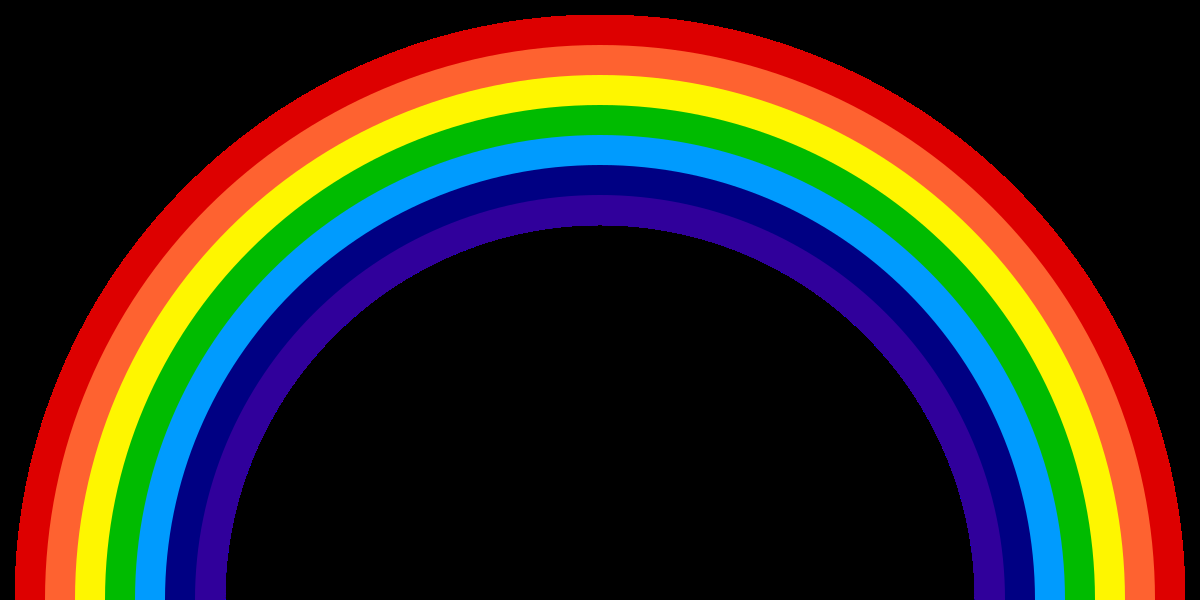
#> input picture rainbow.png, 1200 x 600 px
$ python color-masking-rainbow.py
#> lines starting #> are read from the running program, lines starting #| are printed output that depends on the picture; after the words box and inside, x2 and y2 are one past the last pixel; in counts of white or black regions, pixels touching at a corner belong together
import cv2
import numpy as np

img = cv2.imread('./rainbow.png', cv2.IMREAD_UNCHANGED)
#> img is the input picture: shape (600, 1200, 4); mean B, G, R, A 33.6, 44.2, 54.2, 112.2

# converting from gbr to hsv color space
img_HSV = cv2.cvtColor(img, cv2.COLOR_BGR2HSV)
#> img_HSV: shape (600, 1200, 3); mean H, S, V 25.5, 109.4, 93.7

HSV_mask = cv2.inRange(img_HSV, (129, 50, 70), (158, 255, 255))
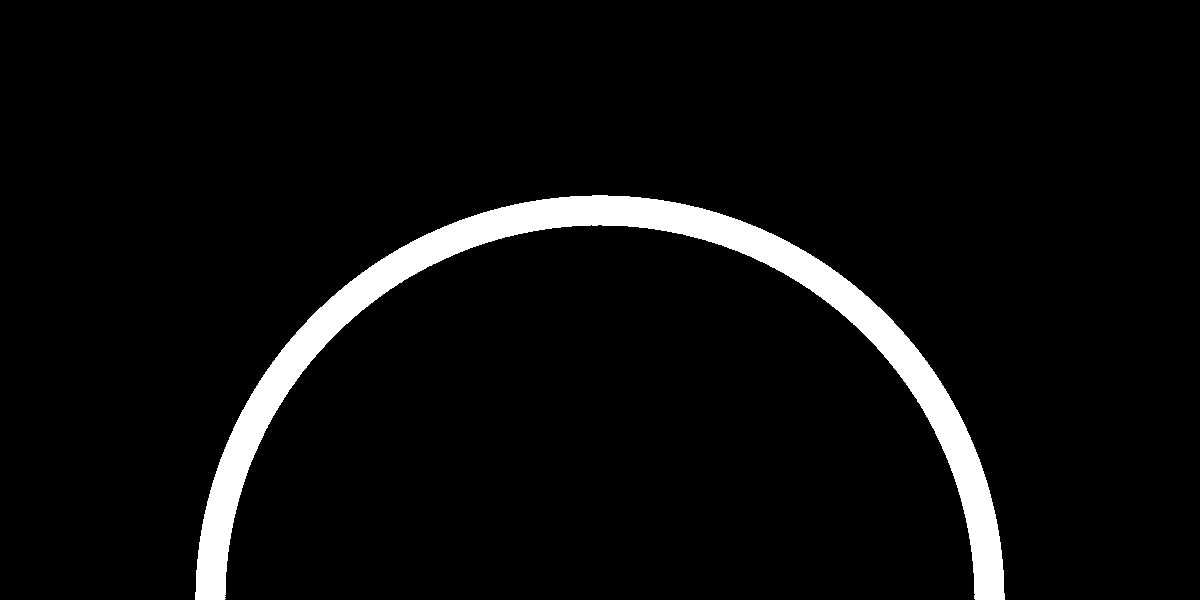
#> HSV_mask: shape (600, 1200); 5.1% white; 1 white region, box (x1, y1, x2, y2) and area: (195, 195, 1005, 600) 36884
HSV_mask = cv2.morphologyEx(HSV_mask, cv2.MORPH_OPEN, np.ones((3, 3), np.uint8))
#> HSV_mask: shape (600, 1200); 5.1% white; 1 white region, box (x1, y1, x2, y2) and area: (195, 195, 1005, 600) 36882

HSV_result = cv2.bitwise_and(img, img, mask=HSV_mask)
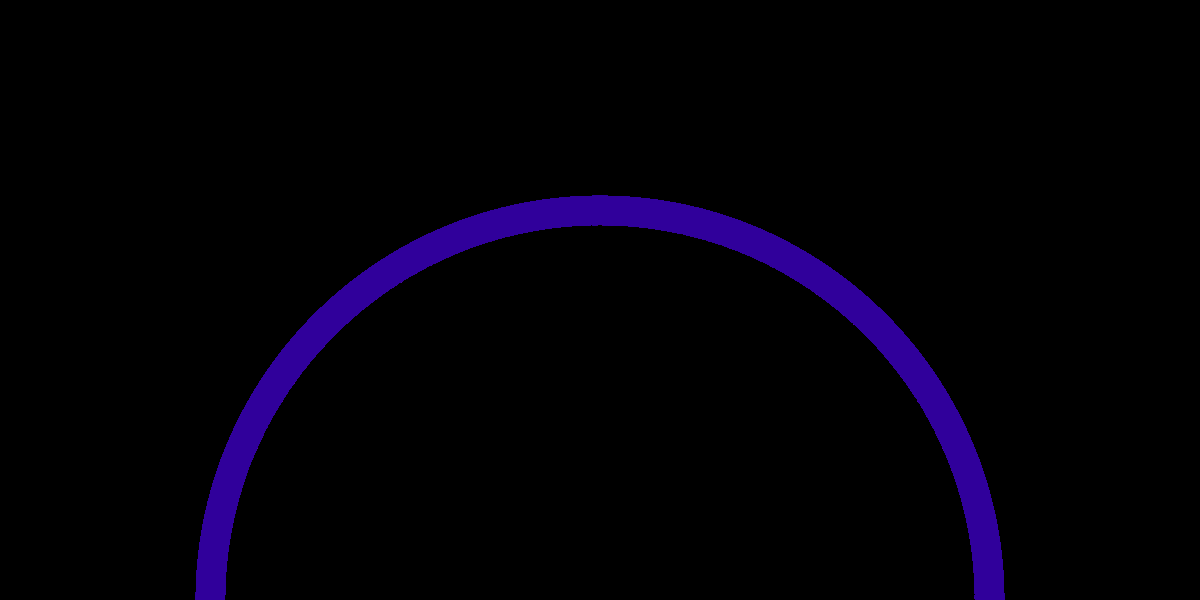
#> HSV_result: shape (600, 1200, 4); mean B, G, R, A 7.9, 0, 2.5, 12.8
cv2.imshow("Mask Pencil", HSV_mask)
cv2.imshow("Result Pencil", HSV_result)
cv2.imshow("Original Image Pencil", img)
cv2.waitKey(0)
